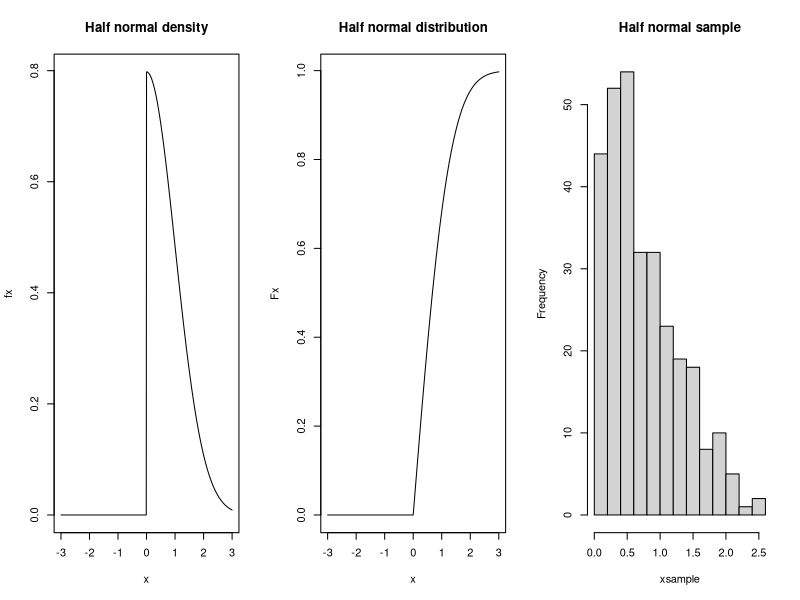
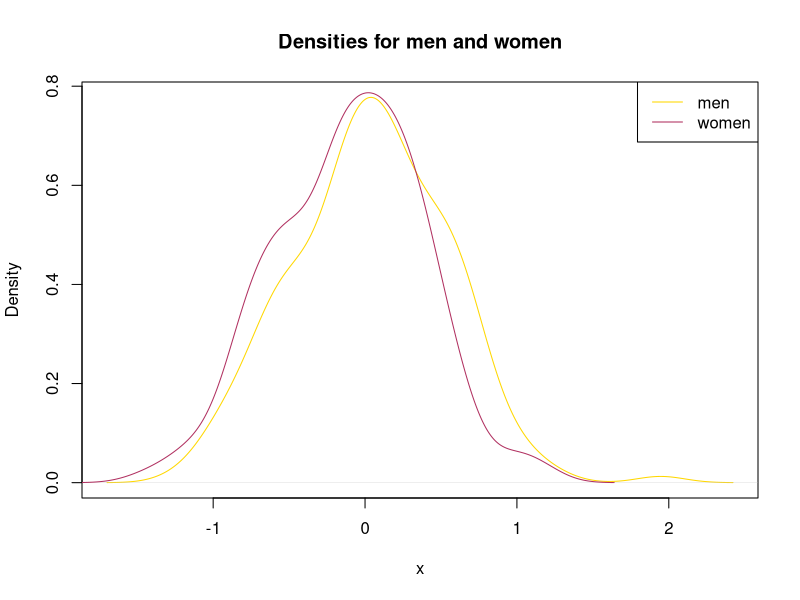

R code for these plots, in order:
## ---- chunk 1
knitr::opts_chunk$set(echo = TRUE)
set.seed(12314159)

imageDirectory <- "./img"
dataDirectory <- "./data"
path_concat <- function(path1, path2, sep="/") paste(path1, path2, sep = sep)
## ---- chunk 2
  truncate <- function(ddist = dnorm, pdist = pnorm, qdist = qnorm, a = -Inf, b = Inf) {
    list(
      # density
      ddist = function(x) {
        den <- c()
        for (i in 1 : length(x)){
          if (x[i] >= a & x[i] <= b){
            den[i] = (ddist(x[i]) / (pdist(b) - pdist(a)))
          } else {
            den[i] = 0
          }
        }
        return(den)
      },
      # distribution
      pdist = function(x, mean = 0,sd = 1) {
        distribution <- c()
        for (i in 1:length(x)){
          if (x[i] < a){
            distribution[i] = 0
          } else if (x[i] > b) {
            distribution[i] = 1
          }
          else {
            # calc by pdist(x)-pdist(a)]/[pdist(b)-pdist(a)]
            distribution[i] = (pdist(x[i],mean = mean,sd = sd) - pdist(a,mean = mean,sd = sd)) / (pdist(b,mean = mean,sd = sd) - pdist(a,mean = mean,sd = sd))
          }
        }
        return(distribution)
      },
      rdist = function(n,mean = 0, sd = 1) {
        return(qdist(pdist(a,mean = mean,sd = sd) + runif(n)*(pdist(b,mean = mean,sd = sd) - pdist(a,mean = mean,sd = sd)),mean = mean, sd = sd))
      }
    )
  #list(ddist, pdist, rdist)
  }
## ---- chunk 3
         half_normal <- truncate(a = 0)
         xsample <- half_normal$rdist(300)
         x <- seq(-3, 3, 0.01)
         fx <- half_normal$ddist(x)
         Fx <- half_normal$pdist(x)
         oldPar <- par(mfrow = c(1,3))
         plot(x, fx, type = "l", main = "Half normal density")
         plot(x, Fx, type = "l", main = "Half normal distribution")
         hist(xsample, main = "Half normal sample")
         par(oldPar)
## ---- chunk 4
  men <- rnorm(200, mean = 0.09, sd = 0.49)
  women <- rnorm(200, mean = -0.09, sd = 0.49)
  density_men = density(men)
  density_women = density(women)
  plot(density_men, col = "gold", xlab = 'x', main = "Densities for men and women")
  lines(density_women, col = "maroon")
legend("topright", legend = c("men", "women"), col = c("gold", "maroon"), lwd = c(1,1))
## ---- chunk 5
x = rnorm(1000, mean = -0.09, sd = 0.49)
y = rnorm(1000, mean = 0.09, sd =0.49)
results <- data.frame(women = x, men = y)

print("- the average humour ability of the men")
print(mean(men))

print("- the average humour ability of the women")
print(mean(women))

print('- the probability that the man will be funnier than the woman (at least as measured by this scale)')
# count one by one....
counter = 0
for(i in 1:1000){
  if(y[i] > x[i]){
  counter <- counter + 1
  }
}
prob <- counter / 1000
print(prob)
## ---- chunk 6
      funny <- truncate(a = 1.07)
      men <- funny$rdist(1000, mean = 0.09, sd = 0.49) #men
      women <- funny$rdist(1000, mean = -0.09,sd = 0.49) #women=
      res <- data.frame(women = women, men = men)
      mean_man <- mean(men)
      mean_women <- mean(women)
      count <- 0
      for(i in 1:1000){
        if(men[i] > women[i]){
        count <- count + 1
        }
      }
      prob <- count/1000
      print('- the average humour ability of the men')
      print(mean_man)
      print('- the average humour ability of the women')
      print(mean_women)
      print('- the probability that the man will be funnier than the woman (at least as measured by this scale).')
      print(prob)
## ---- chunk 7
    funny2 <- truncate(a = 1.07)
      men <- funny2$rdist(1000,mean = 0.09,sd = 0.49 * 1.1) #men
      women <- funny2$rdist(1000,mean = 0.09,sd = 0.49) #women
  
      result <- data.frame(women = men, men = men)
  
      mean_men <- mean(men)
      mean_women <- mean(women)
      count <- 0
      count <- 0
      for(i in 1:1000){
        if(men[i] > women[i]){
        count <- count + 1
        }
      }
      prob <- count/1000
      print('- the average humour ability of the men')
      print(mean_man)
      print('- the average humour ability of the women')
      print(mean_women)
      print('- the probability that the man will be funnier than the woman (at least as measured by this scale).')
      print(prob)
